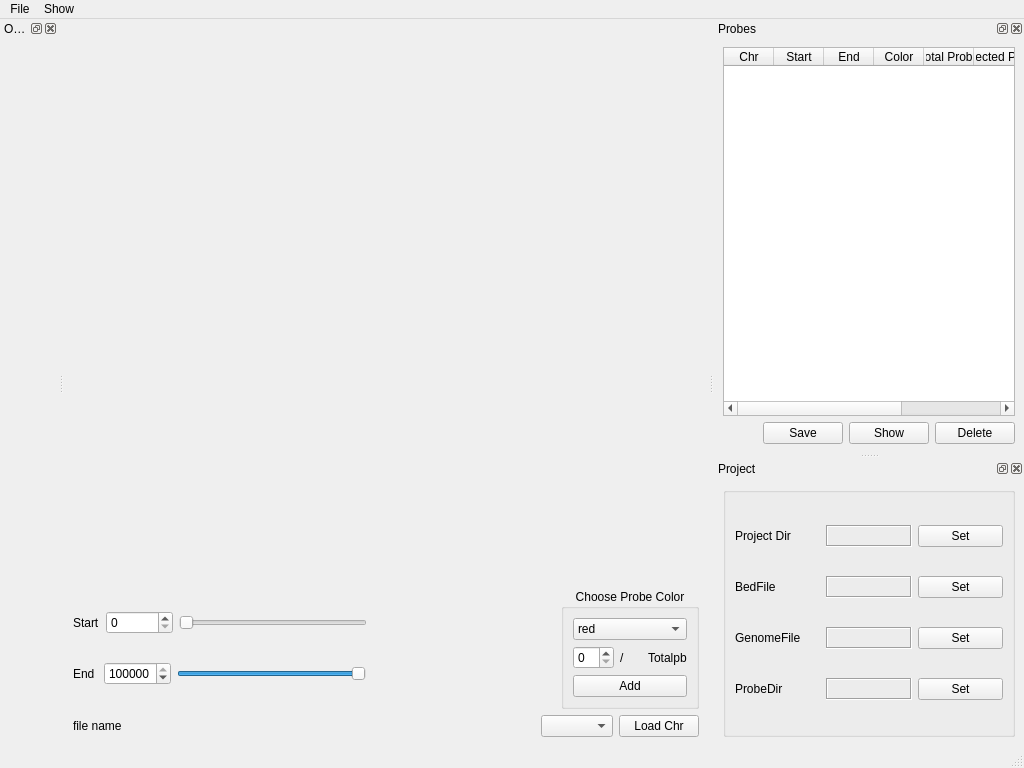
<?xml version="1.0" encoding="UTF-8"?>
<ui version="4.0">
 <class>MainWindow</class>
 <widget class="QMainWindow" name="MainWindow">
  <property name="geometry">
   <rect>
    <x>0</x>
    <y>0</y>
    <width>1024</width>
    <height>768</height>
   </rect>
  </property>
  <property name="windowTitle">
   <string>Chrous</string>
  </property>
  <widget class="QWidget" name="centralwidget">
   <layout class="QVBoxLayout" name="verticalLayout">
    <item>
     <widget class="MplWidget" name="widget" native="true"/>
    </item>
    <item>
     <layout class="QHBoxLayout" name="horizontalLayout_4">
      <item>
       <layout class="QVBoxLayout" name="verticalLayout_2">
        <item>
         <layout class="QHBoxLayout" name="horizontalLayout">
          <item>
           <widget class="QLabel" name="label">
            <property name="text">
             <string>Start</string>
            </property>
           </widget>
          </item>
          <item>
           <widget class="QSpinBox" name="spinBox_start">
            <property name="maximum">
             <number>9999999</number>
            </property>
           </widget>
          </item>
          <item>
           <widget class="QSlider" name="horizontalSlider_start">
            <property name="maximum">
             <number>9999999</number>
            </property>
            <property name="orientation">
             <enum>Qt::Horizontal</enum>
            </property>
           </widget>
          </item>
          <item>
           <spacer name="horizontalSpacer_2">
            <property name="orientation">
             <enum>Qt::Horizontal</enum>
            </property>
            <property name="sizeHint" stdset="0">
             <size>
              <width>40</width>
              <height>20</height>
             </size>
            </property>
           </spacer>
          </item>
         </layout>
        </item>
        <item>
         <layout class="QHBoxLayout" name="horizontalLayout_2">
          <item>
           <widget class="QLabel" name="label_2">
            <property name="text">
             <string>End </string>
            </property>
           </widget>
          </item>
          <item>
           <widget class="QSpinBox" name="spinBox_end">
            <property name="maximum">
             <number>9999999</number>
            </property>
            <property name="value">
             <number>9999999</number>
            </property>
           </widget>
          </item>
          <item>
           <widget class="QSlider" name="horizontalSlider_end">
            <property name="maximum">
             <number>9999999</number>
            </property>
            <property name="pageStep">
             <number>10</number>
            </property>
            <property name="value">
             <number>9999999</number>
            </property>
            <property name="orientation">
             <enum>Qt::Horizontal</enum>
            </property>
           </widget>
          </item>
          <item>
           <spacer name="horizontalSpacer_3">
            <property name="orientation">
             <enum>Qt::Horizontal</enum>
            </property>
            <property name="sizeHint" stdset="0">
             <size>
              <width>40</width>
              <height>20</height>
             </size>
            </property>
           </spacer>
          </item>
         </layout>
        </item>
       </layout>
      </item>
      <item>
       <layout class="QVBoxLayout" name="verticalLayout_5">
        <item>
         <widget class="QGroupBox" name="groupBox">
          <property name="sizePolicy">
           <sizepolicy hsizetype="Maximum" vsizetype="Maximum">
            <horstretch>0</horstretch>
            <verstretch>0</verstretch>
           </sizepolicy>
          </property>
          <property name="title">
           <string>Choose Probe Color</string>
          </property>
          <property name="alignment">
           <set>Qt::AlignHCenter|Qt::AlignTop</set>
          </property>
          <property name="flat">
           <bool>false</bool>
          </property>
          <property name="checkable">
           <bool>false</bool>
          </property>
          <layout class="QVBoxLayout" name="verticalLayout_6">
           <item>
            <widget class="QComboBox" name="comboBox_color">
             <property name="layoutDirection">
              <enum>Qt::LeftToRight</enum>
             </property>
             <property name="insertPolicy">
              <enum>QComboBox::InsertAtBottom</enum>
             </property>
             <property name="frame">
              <bool>true</bool>
             </property>
             <item>
              <property name="text">
               <string>red</string>
              </property>
             </item>
             <item>
              <property name="text">
               <string>green</string>
              </property>
             </item>
            </widget>
           </item>
           <item>
            <layout class="QHBoxLayout" name="horizontalLayout_6">
             <item>
              <widget class="QSpinBox" name="spinBox_pbnumber"/>
             </item>
             <item>
              <widget class="QLabel" name="label_3">
               <property name="text">
                <string>/</string>
               </property>
              </widget>
             </item>
             <item>
              <widget class="QLabel" name="label_totalpb">
               <property name="text">
                <string>Totalpb</string>
               </property>
              </widget>
             </item>
            </layout>
           </item>
           <item>
            <widget class="QPushButton" name="pushButton_addpb">
             <property name="text">
              <string>Add</string>
             </property>
            </widget>
           </item>
          </layout>
         </widget>
        </item>
       </layout>
      </item>
     </layout>
    </item>
    <item>
     <layout class="QHBoxLayout" name="horizontalLayout_5">
      <item>
       <widget class="QLabel" name="label_filename">
        <property name="text">
         <string>file name</string>
        </property>
       </widget>
      </item>
      <item>
       <spacer name="horizontalSpacer">
        <property name="orientation">
         <enum>Qt::Horizontal</enum>
        </property>
        <property name="sizeHint" stdset="0">
         <size>
          <width>40</width>
          <height>20</height>
         </size>
        </property>
       </spacer>
      </item>
      <item>
       <widget class="QComboBox" name="comboBox_selectchr"/>
      </item>
      <item>
       <widget class="QPushButton" name="pushButton_loadchr">
        <property name="text">
         <string>Load Chr</string>
        </property>
       </widget>
      </item>
     </layout>
    </item>
   </layout>
  </widget>
  <widget class="QMenuBar" name="menubar">
   <property name="geometry">
    <rect>
     <x>0</x>
     <y>0</y>
     <width>1024</width>
     <height>22</height>
    </rect>
   </property>
   <widget class="QMenu" name="menuFile">
    <property name="title">
     <string>File</string>
    </property>
    <addaction name="actionLoad_probe"/>
    <addaction name="separator"/>
    <addaction name="actionLoad_Project"/>
    <addaction name="actionSave_Project"/>
    <addaction name="actionExport_Probe"/>
    <addaction name="separator"/>
    <addaction name="actionQuit"/>
   </widget>
   <widget class="QMenu" name="menuShow">
    <property name="title">
     <string>Show</string>
    </property>
    <addaction name="actionShow_Selected_Probe"/>
    <addaction name="actionShow_Overview"/>
    <addaction name="actionShow_Project"/>
   </widget>
   <addaction name="menuFile"/>
   <addaction name="menuShow"/>
  </widget>
  <widget class="QStatusBar" name="statusbar"/>
  <widget class="QDockWidget" name="dockWidget_probe">
   <property name="sizePolicy">
    <sizepolicy hsizetype="Preferred" vsizetype="Preferred">
     <horstretch>0</horstretch>
     <verstretch>0</verstretch>
    </sizepolicy>
   </property>
   <property name="windowTitle">
    <string>Probes</string>
   </property>
   <attribute name="dockWidgetArea">
    <number>2</number>
   </attribute>
   <widget class="QWidget" name="dockWidgetContents">
    <layout class="QVBoxLayout" name="verticalLayout_4">
     <item>
      <layout class="QVBoxLayout" name="verticalLayout_3">
       <item>
        <widget class="QTableWidget" name="tableWidget">
         <property name="selectionBehavior">
          <enum>QAbstractItemView::SelectItems</enum>
         </property>
         <property name="gridStyle">
          <enum>Qt::SolidLine</enum>
         </property>
         <property name="sortingEnabled">
          <bool>true</bool>
         </property>
         <attribute name="horizontalHeaderDefaultSectionSize">
          <number>50</number>
         </attribute>
         <column>
          <property name="text">
           <string>Chr</string>
          </property>
         </column>
         <column>
          <property name="text">
           <string>Start</string>
          </property>
         </column>
         <column>
          <property name="text">
           <string>End</string>
          </property>
         </column>
         <column>
          <property name="text">
           <string>Color</string>
          </property>
         </column>
         <column>
          <property name="text">
           <string>Total Probe</string>
          </property>
         </column>
         <column>
          <property name="text">
           <string>Selected Probe</string>
          </property>
         </column>
         <column>
          <property name="text">
           <string>Region Length</string>
          </property>
         </column>
         <column>
          <property name="text">
           <string>Probe Density</string>
          </property>
         </column>
        </widget>
       </item>
       <item>
        <layout class="QHBoxLayout" name="horizontalLayout_3">
         <item>
          <spacer name="horizontalSpacer_4">
           <property name="orientation">
            <enum>Qt::Horizontal</enum>
           </property>
           <property name="sizeHint" stdset="0">
            <size>
             <width>40</width>
             <height>20</height>
            </size>
           </property>
          </spacer>
         </item>
         <item>
          <widget class="QPushButton" name="pushButton_saveprobe">
           <property name="text">
            <string>Save</string>
           </property>
          </widget>
         </item>
         <item>
          <widget class="QPushButton" name="pushButton_show">
           <property name="text">
            <string>Show</string>
           </property>
          </widget>
         </item>
         <item>
          <widget class="QPushButton" name="pushButton_delete">
           <property name="text">
            <string>Delete</string>
           </property>
          </widget>
         </item>
        </layout>
       </item>
      </layout>
     </item>
    </layout>
   </widget>
  </widget>
  <widget class="QDockWidget" name="dockWidget_OV">
   <property name="enabled">
    <bool>true</bool>
   </property>
   <property name="floating">
    <bool>true</bool>
   </property>
   <property name="windowTitle">
    <string>Overview</string>
   </property>
   <attribute name="dockWidgetArea">
    <number>1</number>
   </attribute>
   <widget class="QWidget" name="dockWidgetContents_2">
    <layout class="QHBoxLayout" name="horizontalLayout_7">
     <item>
      <widget class="MplOVWidget" name="widget_OV" native="true">
       <property name="sizePolicy">
        <sizepolicy hsizetype="MinimumExpanding" vsizetype="MinimumExpanding">
         <horstretch>0</horstretch>
         <verstretch>0</verstretch>
        </sizepolicy>
       </property>
      </widget>
     </item>
    </layout>
   </widget>
  </widget>
  <widget class="QDockWidget" name="dockWidget_PJ">
   <property name="windowTitle">
    <string>Project</string>
   </property>
   <attribute name="dockWidgetArea">
    <number>2</number>
   </attribute>
   <widget class="QWidget" name="dockWidgetContents_3">
    <layout class="QVBoxLayout" name="verticalLayout_7">
     <item>
      <widget class="QGroupBox" name="groupBox_2">
       <property name="sizePolicy">
        <sizepolicy hsizetype="Preferred" vsizetype="Minimum">
         <horstretch>0</horstretch>
         <verstretch>0</verstretch>
        </sizepolicy>
       </property>
       <property name="title">
        <string/>
       </property>
       <layout class="QVBoxLayout" name="verticalLayout_8">
        <item>
         <layout class="QHBoxLayout" name="horizontalLayout_8">
          <item>
           <widget class="QLabel" name="label_4">
            <property name="text">
             <string>Project Dir</string>
            </property>
           </widget>
          </item>
          <item>
           <widget class="QLabel" name="label_prodir">
            <property name="frameShape">
             <enum>QFrame::Box</enum>
            </property>
            <property name="frameShadow">
             <enum>QFrame::Sunken</enum>
            </property>
            <property name="text">
             <string/>
            </property>
           </widget>
          </item>
          <item>
           <widget class="QPushButton" name="pushButton_projectdir">
            <property name="text">
             <string>Set</string>
            </property>
           </widget>
          </item>
         </layout>
        </item>
        <item>
         <layout class="QHBoxLayout" name="horizontalLayout_9">
          <item>
           <widget class="QLabel" name="label_5">
            <property name="text">
             <string>BedFile</string>
            </property>
           </widget>
          </item>
          <item>
           <widget class="QLabel" name="label_bedfile">
            <property name="maximumSize">
             <size>
              <width>450</width>
              <height>16777215</height>
             </size>
            </property>
            <property name="frameShape">
             <enum>QFrame::Box</enum>
            </property>
            <property name="frameShadow">
             <enum>QFrame::Sunken</enum>
            </property>
            <property name="text">
             <string/>
            </property>
           </widget>
          </item>
          <item>
           <widget class="QPushButton" name="pushButton_probed">
            <property name="text">
             <string>Set</string>
            </property>
           </widget>
          </item>
         </layout>
        </item>
        <item>
         <layout class="QHBoxLayout" name="horizontalLayout_10">
          <item>
           <widget class="QLabel" name="label_6">
            <property name="text">
             <string>GenomeFile</string>
            </property>
           </widget>
          </item>
          <item>
           <widget class="QLabel" name="label_genomefile">
            <property name="frameShape">
             <enum>QFrame::Box</enum>
            </property>
            <property name="frameShadow">
             <enum>QFrame::Sunken</enum>
            </property>
            <property name="text">
             <string/>
            </property>
           </widget>
          </item>
          <item>
           <widget class="QPushButton" name="pushButton_progenome">
            <property name="text">
             <string>Set</string>
            </property>
           </widget>
          </item>
         </layout>
        </item>
        <item>
         <layout class="QHBoxLayout" name="horizontalLayout_11">
          <item>
           <widget class="QLabel" name="label_7">
            <property name="text">
             <string>ProbeDir</string>
            </property>
           </widget>
          </item>
          <item>
           <widget class="QLabel" name="label_probedir">
            <property name="frameShape">
             <enum>QFrame::Box</enum>
            </property>
            <property name="frameShadow">
             <enum>QFrame::Sunken</enum>
            </property>
            <property name="text">
             <string/>
            </property>
           </widget>
          </item>
          <item>
           <widget class="QPushButton" name="pushButton_proprobedir">
            <property name="text">
             <string>Set</string>
            </property>
           </widget>
          </item>
         </layout>
        </item>
       </layout>
       <zorder></zorder>
       <zorder></zorder>
       <zorder></zorder>
       <zorder></zorder>
      </widget>
     </item>
    </layout>
   </widget>
  </widget>
  <action name="actionLoad_probe">
   <property name="text">
    <string>Load Probe</string>
   </property>
  </action>
  <action name="actionSave_Project">
   <property name="text">
    <string>Save Project</string>
   </property>
  </action>
  <action name="actionQuit">
   <property name="text">
    <string>Quit</string>
   </property>
  </action>
  <action name="actionShow_Selected_Probe">
   <property name="checkable">
    <bool>true</bool>
   </property>
   <property name="text">
    <string>Show Selected Probe</string>
   </property>
  </action>
  <action name="actionExport_Probe">
   <property name="text">
    <string>Export Probe</string>
   </property>
  </action>
  <action name="actionShow_Overview">
   <property name="checkable">
    <bool>true</bool>
   </property>
   <property name="checked">
    <bool>false</bool>
   </property>
   <property name="text">
    <string>Show Overview</string>
   </property>
  </action>
  <action name="actionLoad_Project">
   <property name="text">
    <string>Load Project</string>
   </property>
  </action>
  <action name="actionShow_Project">
   <property name="checkable">
    <bool>true</bool>
   </property>
   <property name="checked">
    <bool>true</bool>
   </property>
   <property name="text">
    <string>Show Project</string>
   </property>
  </action>
 </widget>
 <customwidgets>
  <customwidget>
   <class>MplWidget</class>
   <extends>QWidget</extends>
   <header>mplwidget</header>
   <container>1</container>
  </customwidget>
  <customwidget>
   <class>MplOVWidget</class>
   <extends>QWidget</extends>
   <header>mplOVwidget.h</header>
   <container>1</container>
  </customwidget>
 </customwidgets>
 <resources/>
 <connections>
  <connection>
   <sender>horizontalSlider_start</sender>
   <signal>valueChanged(int)</signal>
   <receiver>spinBox_start</receiver>
   <slot>setValue(int)</slot>
   <hints>
    <hint type="sourcelabel">
     <x>226</x>
     <y>351</y>
    </hint>
    <hint type="destinationlabel">
     <x>86</x>
     <y>348</y>
    </hint>
   </hints>
  </connection>
  <connection>
   <sender>spinBox_start</sender>
   <signal>valueChanged(int)</signal>
   <receiver>horizontalSlider_start</receiver>
   <slot>setValue(int)</slot>
   <hints>
    <hint type="sourcelabel">
     <x>83</x>
     <y>359</y>
    </hint>
    <hint type="destinationlabel">
     <x>164</x>
     <y>358</y>
    </hint>
   </hints>
  </connection>
  <connection>
   <sender>spinBox_end</sender>
   <signal>valueChanged(int)</signal>
   <receiver>horizontalSlider_end</receiver>
   <slot>setValue(int)</slot>
   <hints>
    <hint type="sourcelabel">
     <x>66</x>
     <y>438</y>
    </hint>
    <hint type="destinationlabel">
     <x>181</x>
     <y>441</y>
    </hint>
   </hints>
  </connection>
  <connection>
   <sender>horizontalSlider_end</sender>
   <signal>valueChanged(int)</signal>
   <receiver>spinBox_end</receiver>
   <slot>setValue(int)</slot>
   <hints>
    <hint type="sourcelabel">
     <x>219</x>
     <y>437</y>
    </hint>
    <hint type="destinationlabel">
     <x>88</x>
     <y>430</y>
    </hint>
   </hints>
  </connection>
  <connection>
   <sender>dockWidget_probe</sender>
   <signal>visibilityChanged(bool)</signal>
   <receiver>actionShow_Selected_Probe</receiver>
   <slot>setChecked(bool)</slot>
   <hints>
    <hint type="sourcelabel">
     <x>716</x>
     <y>302</y>
    </hint>
    <hint type="destinationlabel">
     <x>-1</x>
     <y>-1</y>
    </hint>
   </hints>
  </connection>
  <connection>
   <sender>actionShow_Selected_Probe</sender>
   <signal>triggered(bool)</signal>
   <receiver>dockWidget_probe</receiver>
   <slot>setVisible(bool)</slot>
   <hints>
    <hint type="sourcelabel">
     <x>-1</x>
     <y>-1</y>
    </hint>
    <hint type="destinationlabel">
     <x>716</x>
     <y>302</y>
    </hint>
   </hints>
  </connection>
  <connection>
   <sender>dockWidget_OV</sender>
   <signal>visibilityChanged(bool)</signal>
   <receiver>actionShow_Overview</receiver>
   <slot>setChecked(bool)</slot>
   <hints>
    <hint type="sourcelabel">
     <x>30</x>
     <y>384</y>
    </hint>
    <hint type="destinationlabel">
     <x>-1</x>
     <y>-1</y>
    </hint>
   </hints>
  </connection>
  <connection>
   <sender>actionShow_Overview</sender>
   <signal>triggered(bool)</signal>
   <receiver>dockWidget_OV</receiver>
   <slot>setVisible(bool)</slot>
   <hints>
    <hint type="sourcelabel">
     <x>-1</x>
     <y>-1</y>
    </hint>
    <hint type="destinationlabel">
     <x>30</x>
     <y>384</y>
    </hint>
   </hints>
  </connection>
  <connection>
   <sender>dockWidget_PJ</sender>
   <signal>visibilityChanged(bool)</signal>
   <receiver>actionShow_Project</receiver>
   <slot>setChecked(bool)</slot>
   <hints>
    <hint type="sourcelabel">
     <x>882</x>
     <y>623</y>
    </hint>
    <hint type="destinationlabel">
     <x>-1</x>
     <y>-1</y>
    </hint>
   </hints>
  </connection>
  <connection>
   <sender>actionShow_Project</sender>
   <signal>triggered(bool)</signal>
   <receiver>dockWidget_PJ</receiver>
   <slot>setVisible(bool)</slot>
   <hints>
    <hint type="sourcelabel">
     <x>-1</x>
     <y>-1</y>
    </hint>
    <hint type="destinationlabel">
     <x>882</x>
     <y>623</y>
    </hint>
   </hints>
  </connection>
 </connections>
</ui>
